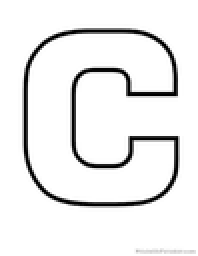
%> input picture chair.png, 99 x 128 px, shrunk from 580 x 751 before the run (shown 2 times larger)
$ octave dct2.m   (GNU Octave 9; MATLAB toolbox functions it lacks are replaced by stand-ins)
%> lines starting %> are read from the running program, lines starting %| are printed output that depends on the picture
clc;
clear all;
close all;
I = imread('chair.png');
%> I is the input picture: size 128x99x3 uint8; min 0, max 255, mean 236.8
figure, imshow(I);
% Y = I;
YCbCr = rgb2ycbcr(I);
%> YCbCr: size 128x99x3 uint8; mean of channels 1, 2, 3 219.4, 128, 128
figure, imshow(YCbCr);
Y = YCbCr(:,:, 1);
figure, imshow(Y);
[h, w] = size(Y);
%> h = 128; w = 99
r = h/8;
%> r = 16
c = w/8;
%> c = 12.38
s = 1;
q50 = [16 11 10 16 24 40 51 61;
       12 12 14 19 26 58 60 55;
       14 13 16 24 40 57 69 56;
       14 17 22 29 51 87 80 62;
       18 22 37 56 68 109 103 77;
       24 35 55 64 81 104 113 92;
       49 64 78 87 103 121 120 101;
       72 92 95 98 112 100 103 99];
%    COMPRESSION
for i=1:r
    e = 1;
    for j=1:c
        block = Y(s:s+7,e:e+7);
        cent = double(block) - 128;
        for m=1:8
            for n=1:8
                if m == 1
                    u = 1/sqrt(8);
                else
                    u = sqrt(2/8);
                end
                if n == 1
                    v = 1/sqrt(8);
                else
                    v = sqrt(2/8);
                end
                comp = 0;
                for x=1:8
                    for y=1:8
                        comp = comp + cent(x, y)*(cos((((2*(x-1))+1)*(m-1)*pi)/16))*(cos((((2*(y-1))+1)*(n-1)*pi)/16));
                    end
                end
                  F(m, n) = v*u*comp;
              end
          end
          for x=1:8
              for y=1:8
                  cq(x, y) = round(F(x, y)/q50(x, y));
              end
          end
          Q(s:s+7,e:e+7) = cq;
          e = e + 8;
      end
      s = s + 8;
  end
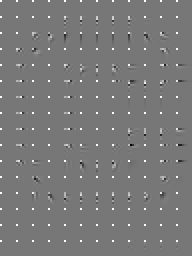
%> Q: size 128x96 double (shown 2 times larger); min -47, max 53, mean 0.7; drawn with min black and max white
%> after the loop, F = [800.5 -1.77 -5.07 2.54 1.25 4.95 -1.15 -3.36; 51.3 -0.288 4.68 -1.48 -1.04 -5.21 0.491 3.19; 6.36 3.31 0.414 -2.42 -0.637 0.412 1.46 0.378; -48.75 -1.04 -4.03 3.79 1.72 4.58 -1.93 -3.28; 51.25 -2.33 4.56 -1.41 -1 -5.77 0.548 3.37; -23.12 2.07 -2.64 -2.12 -0.543 2.79 1.36 -1.15; -7.51 -0.428 -0.0429 3.75 1.08 0.525 -2.41 -0.934; 15.7 -0.0063 1.17 -2.68 -0.558 -1.28 1.87 1.21]; cq = [50 0 -1 0 0 0 0 0; 4 0 0 0 0 0 0 0; 0 0 0 0 0 0 0 0; -3 0 0 0 0 0 0 0; 3 0 0 0 0 0 0 0; -1 0 0 0 0 0 0 0; 0 0 0 0 0 0 0 0; 0 0 0 0 0 0 0 0]; u = 0.5; v = 0.5
% % % % % % % % % % % % % % %
% % DECOMPRESSION
% % % % % % %
s = 1;
for i=1:r
    e = 1;
    for j=1:c
        cq = Q(s:s+7,e:e+7);
        for x=1:8
            for y=1:8
                DQ(x, y) = q50(x, y)*cq(x, y);
            end
        end
         for m=1:8
            for n=1:8
                if m == 1
                    u = 1/sqrt(8);
                else
                    u = sqrt(2/8);
                end
                if n == 1
                    v = 1/sqrt(8);
                else
                    v = sqrt(2/8);
                end
                comp = 0;
                for x=1:8
                    for y=1:8
                        comp = comp + u*v*DQ(x, y)*(cos((((2*(x-1))+1)*(m-1)*pi)/16))*(cos((((2*(y-1))+1)*(n-1)*pi)/16));
                    end
                end
                  bf(m, n) = round(comp)+128;
              end
           end
           Org(s:s+7,e:e+7) = bf;
           e = e + 8;
      end
      s = s + 8;
  end
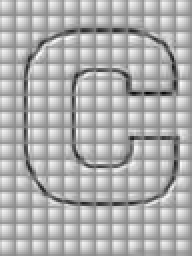
%> Org: size 128x96 double (shown 2 times larger); min -134, max 361, mean 205.8; drawn with min black and max white
%> after the loop, DQ = [800 0 -10 0 0 0 0 0; 48 0 0 0 0 0 0 0; 0 0 0 0 0 0 0 0; -42 0 0 0 0 0 0 0; 54 0 0 0 0 0 0 0; -24 0 0 0 0 0 0 0; 0 0 0 0 0 0 0 0; 0 0 0 0 0 0 0 0]; bf = [231 272 265 253 234 210 183 155; 271 327 318 301 275 241 204 166; 260 312 303 287 263 232 198 163; 248 295 287 273 251 223 192 160; 225 264 257 246 228 205 180 154; 184 206 203 196 186 172 158 143; 169 185 183 178 170 160 150 139; 171 187 184 179 171 162 151 139]
imwrite(Y, 'D:\References materials\Fall semester 2021-22\DSP\Project\audio\output.png');
imwrite(uint8(Org), 'D:\References materials\Fall semester 2021-22\DSP\Project\audio\output.png');
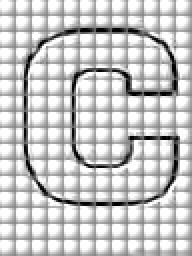
%> saved as output.png: size 128x96 uint8 (shown 2 times larger); min 0, max 255, mean 198.6
return;
